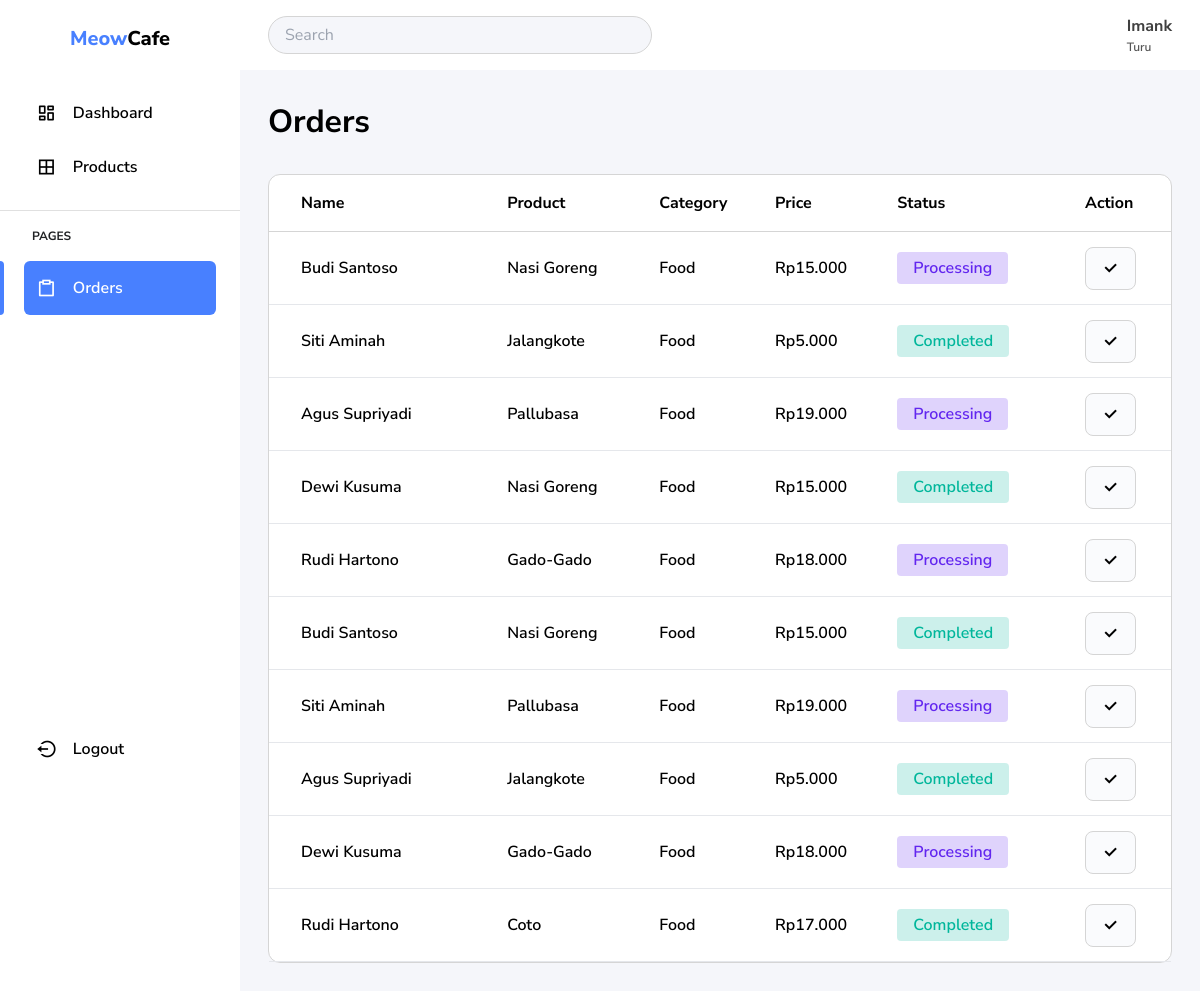
/orders.php, run on the app's committed database.
### tables this page shows
CREATE TABLE `orders` (
  `id` int NOT NULL,
  `user_id` int NOT NULL,
  `product_id` int NOT NULL,
  `status` enum('processing','completed') NOT NULL
);

CREATE TABLE `users` (
  `id` int NOT NULL,
  `email` varchar(255) NOT NULL,
  `password` varchar(255) NOT NULL,
  `role` enum('admin','user') NOT NULL,
  `avatar` varchar(255) DEFAULT NULL,
  `name` varchar(255) NOT NULL
);

CREATE TABLE `products` (
  `id` int NOT NULL,
  `name` varchar(255) NOT NULL,
  `category_id` int NOT NULL,
  `price` decimal(10,2) NOT NULL,
  `stock` int NOT NULL,
  `image` varchar(255) DEFAULT NULL
);

CREATE TABLE `categories` (
  `id` int NOT NULL,
  `name` varchar(255) NOT NULL
);

### orders.php (the view, shortened to what this page needs)
<?php
require './config/database.php';
$orders = $conn->query("SELECT
    orders.id AS order_id,
    users.name AS user_name,
    products.name AS product_name,
    categories.name AS category_name,
    products.price AS product_price,
    orders.status AS order_status
FROM
    orders
JOIN
    users ON orders.user_id = users.id
JOIN
    products ON orders.product_id = products.id
JOIN
    categories ON products.category_id = categories.id;
");
?>
<!DOCTYPE html>
<html lang="en">
<head>
    <link rel="stylesheet" href="styles/output.css">
    <link
        href="https://cdn.jsdelivr.net/npm/remixicon@4.1.0/fonts/remixicon.css"
        rel="stylesheet" />
</head>
<body>
    <main class="flex">
        <aside class="py-6 w-[240px] bg-white h-screen fixed">
            <div class="flex h-full items-center justify-between flex-col w-full">
                <div class="w-full text-center">
                    <p class="font-extrabold text-lg">
                        <span class="text-primary">Meow</span>Cafe
                    </p>
                    <section class="mt-8 flex flex-col">
                        <div class="relative px-6">
                            <a
                                href="dashboard.php"
                                class="p-3 group data-active:bg-primary items-center flex w-full rounded-md data-active:text-white">
                                <i class="ri-dashboard-line mr-4 text-lg"></i>
                                <span class="font-semibold">Dashboard</span>
                            </a>
                        </div>
                        <div class="relative px-6">
                            <a
                                href="products.php"
                                class="p-3 group data-active:bg-primary items-center flex w-full rounded-md data-active:text-white">
                                <i class="ri-microsoft-line mr-4 text-lg"></i>
                                <span class="font-semibold">Products</span>
                            </a>
                        </div>
                    </section>
                    <div class="h-[1px] bg-[#E0E0E0] w-full my-4"></div>
                    <section>
                        <div class="w-full px-4 mb-4">
                            <span
                                class="px-4 uppercase text-[#202224] font-bold text-sm w-full flex">Pages</span>
                        </div>
                        <div class="relative px-6">
                            <a
                                href="orders.php"
                                class="p-3 group data-active:bg-primary items-center flex w-full rounded-md data-active:text-white"
                                data-page="active">
                                <div
                                    class="bg-primary absolute rounded-e-lg top-0 left-0 h-full w-1 hidden group-data-active:block"></div>
                                <i class="ri-clipboard-line mr-4 text-lg"></i>
                                <span class="font-semibold">Orders</span>
                            </a>
                        </div>
                    </section>
                </div>
                <div class="w-full px-6">
                    <button class="p-3 flex w-full items-center rounded-md">
                        <i class="ri-logout-circle-line mr-4 text-lg"></i>
                        <span class="font-semibold">Logout</span>
                    </button>
                </div>
            </div>
        </aside>
        <div class="ml-[240px] flex w-full relative">
            <nav
                class="h-[70px] flex py-4 px-7 justify-between items-center flex-grow fixed bg-white left-[240px] right-0">
                <input
                    type="text"
                    name=""
                    id=""
                    placeholder="Search"
                    class="px-4 w-96 h-full py-2 bg-backgroundPrimary rounded-3xl border border-borderPrimary" />
                <div class="flex gap-5 items-center h-full">
                    <div
                        class="overflow-hidden h-full aspect-square rounded-full object-center">
                    </div>
                    <div>
                        <p class="font-bold text-[#404040]">Imank</p>
                        <p class="text-sm font-semibold text-[#565656]">Turu</p>
                    </div>
                </div>
            </nav>
            <main class="p-7 bg-backgroundPrimary min-h-screen w-full mt-[70px]">
                <p class="text-3xl font-bold">Orders</p>
                <div class="mt-7 border border-borderPrimary rounded-xl bg-white">
                    <table class="w-full">
                        <thead class="text-left">
                            <tr class="border-b border-borderPrimary">
                                <th class="pl-8 py-4">Name</th>
                                <th class="">Product</th>
                                <th class="">Category</th>
                                <th class="">Price</th>
                                <th class="">Status</th>
                                <th class="">Action</th>
                            </tr>
                        </thead>
                        <tbody class="table-row-group font-semibold">
                            <?php foreach ($orders as $order) : ?>
                                <tr class="border-b-borborder-borderPrimary border-b">
                                    <td class="pl-8 py-6"><?= $order['user_name'] ?></td>
                                    <td><?= $order['product_name'] ?></td>
                                    <td><?= ucwords($order['category_name']) ?></td>
                                    <td><?= 'Rp' . number_format($order['product_price'], 0, ',', '.'); ?></td>
                                    <td>
                                        <?php if ($order['order_status'] == 'processing'): ?>
                                            <div
                                                class="data-complete:bg-success/20 rounded data-complete:text-success px-4 py-[4px] inline-block data-processing:bg-purple/20 data-processing:text-purple"
                                                data-status="processing">
                                                <?= ucwords($order['order_status']) ?>
                                            </div>
                                        <?php else : ?>
                                            <div
                                                class="data-complete:bg-success/20 rounded data-complete:text-success px-4 py-[4px] inline-block data-processing:bg-purple/20 data-processing:text-purple"
                                                data-status="complete">
                                                <?= ucwords($order['order_status']) ?>
                                            </div>
                                        <?php endif; ?>
                                    </td>
                                    <td class="h-full">
                                        <div
                                            class="inline-flex rounded-lg bg-[#FAFBFD] border border-borderPrimary">
                                            <button class="py-2 px-4 text-black">
                                                <i class="ri-check-line"></i>
                                            </button>
                                        </div>
                                    </td>
                                </tr>
                            <?php endforeach; ?>
                        </tbody>
                    </table>
                </div>
            </main>
        </div>
    </main>
</body>
</html>

### data on the page
orders: user.name "Budi Santoso", product.name "Nasi Goreng", categories.name "Food", product.price "15.000", status "Processing"
orders: user.name "Siti Aminah", product.name "Jalangkote", categories.name "Food", product.price "5.000", status "Completed"
orders: user.name "Agus Supriyadi", product.name "Pallubasa", categories.name "Food", product.price "19.000", status "Processing"
orders: user.name "Dewi Kusuma", product.name "Nasi Goreng", categories.name "Food", product.price "15.000", status "Completed"
orders: user.name "Rudi Hartono", product.name "Gado-Gado", categories.name "Food", product.price "18.000", status "Processing"
orders: user.name "Budi Santoso", product.name "Nasi Goreng", categories.name "Food", product.price "15.000", status "Completed"
orders: user.name "Siti Aminah", product.name "Pallubasa", categories.name "Food", product.price "19.000", status "Processing"
orders: user.name "Agus Supriyadi", product.name "Jalangkote", categories.name "Food", product.price "5.000", status "Completed"
orders: user.name "Dewi Kusuma", product.name "Gado-Gado", categories.name "Food", product.price "18.000", status "Processing"
orders: user.name "Rudi Hartono", product.name "Coto", categories.name "Food", product.price "17.000", status "Completed"
